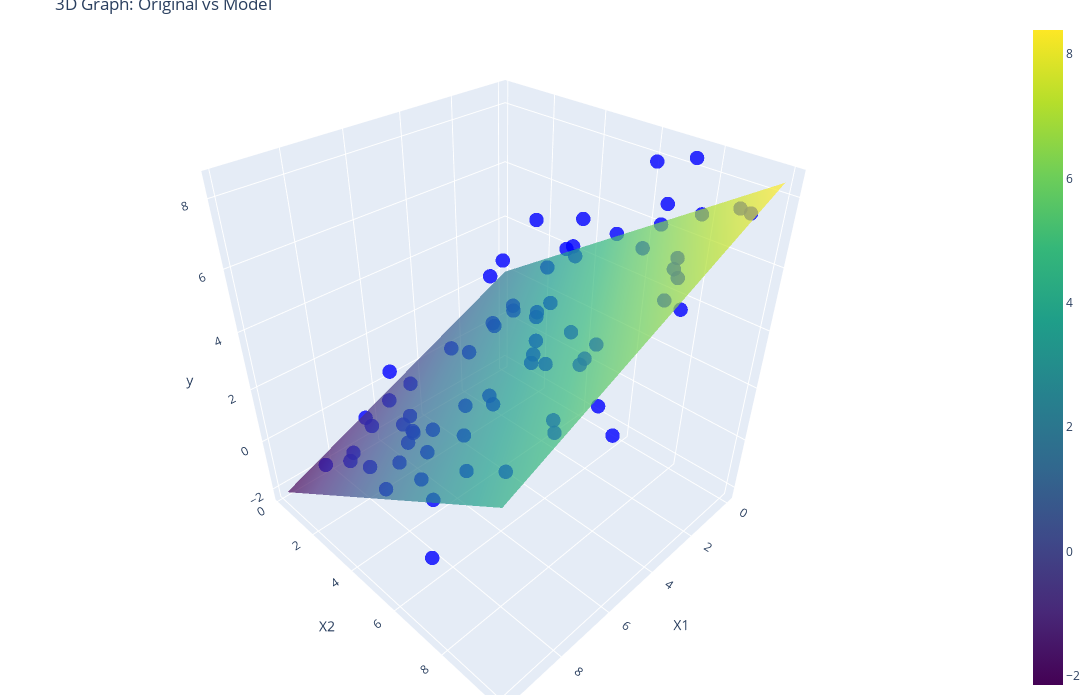

Notebook code for this chart:
### Code cell
import matplotlib.pyplot as plt
import plotly.graph_objects as go

# fig = plt.figure()
# ax = fig.add_subplot(projection='3d')
# ax.scatter(xs=X[:,0], ys=X[:,1], zs=y, color='red')
# ax.plot_trisurf(X[:,0], X[:,1], y_predict.reshape(-1), alpha=0.7, color='blue')


x1_range = np.linspace(X[:, 0].min(), X[:, 0].max(), 100)
x2_range = np.linspace(X[:, 1].min(), X[:, 1].max(), 100)
X1, X2 = np.meshgrid(x1_range, x2_range)
XX = np.column_stack([X1.ravel(),X2.ravel()])
y_predicted = modelu.predict(XX).reshape(X1.shape)
fig = go.Figure(
    data = [
        go.Scatter3d(
            x=X[:, 0], 
            y=X[:, 1], 
            z=y, 
            mode='markers',
            marker=dict(size=5, color='blue', opacity=0.8),
            name='Original Data'
        ),
        go.Surface(
            x=X1, 
            y=X2, 
            z=y_predicted, 
            colorscale='Viridis', 
            opacity=0.7,
            name='Model'
        )
    ]
)

# Configurar el diseño del gráfico
fig.update_layout(
    title='3D Graph: Original vs Model',
    scene=dict(
        xaxis_title='X1',
        yaxis_title='X2',
        zaxis_title='y'
    ),
    width=1400,
    height=700,
    margin=dict(r=10, b=5, l=5, t=20)
)

# Agregar leyenda
fig.update_layout(legend=dict(
    y=0.99,
    x=0.01
))

# Mostrar el gráfico
fig.show()

### Figure 1 — Plotly figure (JSON) as saved in the notebook; plotly's stock layout.template omitted (floating-point values rounded to 4 significant figures; data arrays with more than 128 entries replaced by an {"elided": "..."} marker saying what was removed)
{"data": [{"marker": {"color": "blue", "opacity": 0.8, "size": 5}, "mode": "markers", "name": "Original Data", "type": "scatter3d", "x": [4.17, 0.001144, 1.468, 1.863, 3.968, 4.192, 2.045, 0.2739, 4.173, 1.404, 8.007, 3.134, 8.764, 0.8504, 1.698, 0.9835, 9.579, 6.919, 6.865, 0.1829, 9.889, 2.804, 1.032, 9.086, 2.878, 0.1937, 2.116, 4.916, 5.741, 5.893, 1.023, 6.944, 0.4995, 6.638, 9.446, 9.034, 1.393, 3.977, 9.275, 7.508, 8.833, 7.509, 2.699, 4.281, 6.634, 1.147, 4.499, 4.081, 9.034, 0.0287, 3.266, 8.859, 9.085, 0.1582, 6.909, 1.723, 9.326, 0.66, 7.539, 7.115, 0.1988, 0.2831, 8.6, 5.528, 1.242, 5.858, 5.61, 8.006, 8.071, 8.635], "y": [7.203, 3.023, 0.9234, 3.456, 5.388, 6.852, 8.781, 6.705, 5.587, 1.981, 9.683, 6.923, 8.946, 0.3905, 8.781, 4.211, 5.332, 3.155, 8.346, 7.501, 7.482, 7.893, 4.479, 2.936, 1.3, 6.788, 2.655, 0.5336, 1.467, 6.998, 4.141, 4.142, 5.359, 5.149, 5.866, 1.375, 8.074, 1.654, 3.478, 7.26, 6.237, 3.489, 8.959, 9.648, 6.217, 9.495, 5.784, 2.37, 5.737, 6.171, 5.271, 3.573, 6.234, 9.294, 9.973, 1.371, 6.968, 7.555, 9.23, 1.243, 0.2621, 2.462, 5.388, 8.42, 2.792, 9.696, 0.1865, 2.33, 3.879, 7.471], "z": [3.559, 3.983, 2.708, 2.375, 3.38, 4.467, 5.078, 6.228, 4.529, 1.768, 4.957, 3.588, 3.823, 0.2784, 7.711, 4.542, 1.343, 0.3504, 5.536, 8.395, 0.6756, 6.85, 5.902, 0.4653, 0.4298, 6.859, 2.566, -0.25, -0.6462, 4.392, 4.868, 1.084, 5.536, 1.29, 2.543, -0.7422, 6.101, 1.3, 1.245, 4.103, 2.738, 1.227, 6.373, 6.695, 3.309, 7.921, 3.361, -0.6452, 2.867, 7.878, 4.297, 0.4997, 1.97, 7.394, 5.238, 1.011, 1.933, 5.272, 4.771, -0.3971, 2.573, 3.189, 2.779, 5.054, 5.369, 3.578, -0.7792, 1.097, 3.627, 2.78]}, {"colorscale": [[0, "#440154"], [0.1111, "#482878"], [0.2222, "#3e4989"], [0.3333, "#31688e"], [0.4444, "#26828e"], [0.5556, "#1f9e89"], [0.6667, "#35b779"], [0.7778, "#6ece58"], [0.8889, "#b5de2b"], [1, "#fde725"]], "name": "Model", "opacity": 0.7, "type": "surface", "x": {"elided": "100x100 float values"}, "y": {"elided": "100x100 float values"}, "z": {"elided": "100x100 float values"}}], "layout": {"height": 700, "legend": {"x": 0.01, "y": 0.99}, "margin": {"b": 5, "l": 5, "r": 10, "t": 20}, "scene": {"xaxis": {"title": {"text": "X1"}}, "yaxis": {"title": {"text": "X2"}}, "zaxis": {"title": {"text": "y"}}}, "title": {"text": "3D Graph: Original vs Model"}, "width": 1400}}
